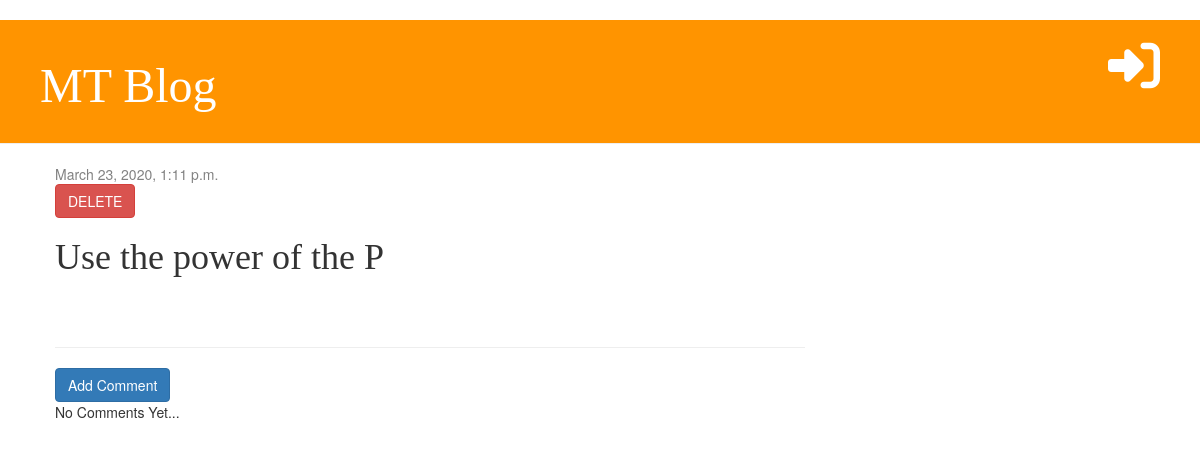
The page /post/3/ on the database as committed earlier.
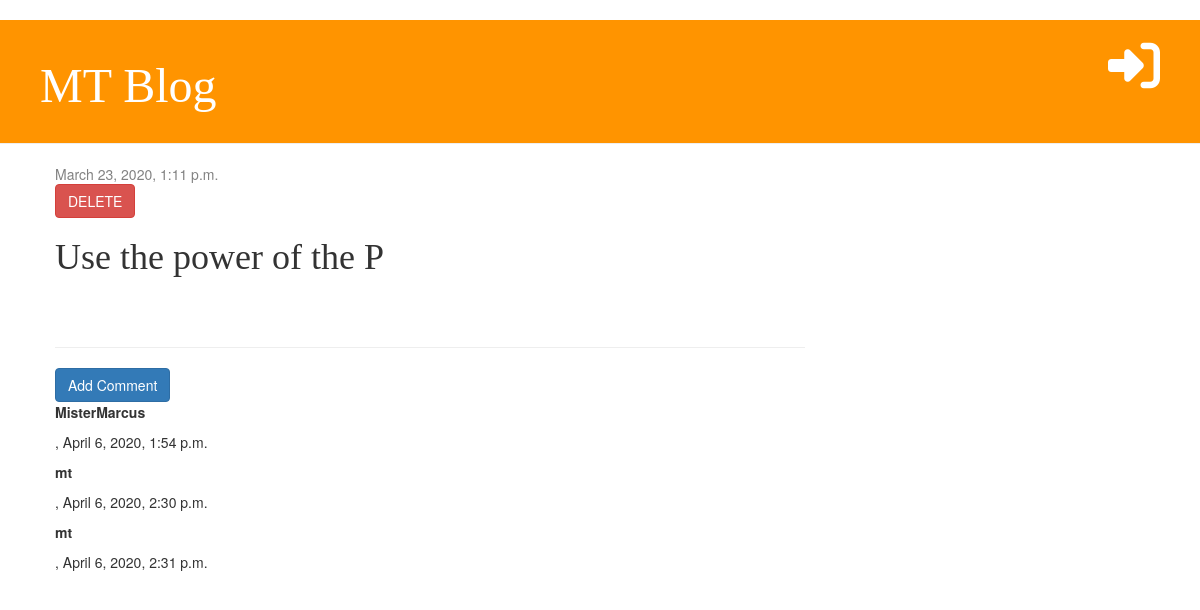
The same page on the database as committed later.
### blog/models.py (models this page shows, shortened)
class Comment(models.Model):
    post = models.ForeignKey('blog.Post', on_delete=models.CASCADE, related_name='comments')
    author = models.CharField(max_length=200)
    text = models.TextField()
    created_date = models.DateTimeField(default=timezone.now)
    approved = models.BooleanField(default=False)

### blog/views.py (the view)
# urls.py: path('post/<int:pk>/', views.post_detail, name='post_detail'),
def post_detail(request, pk):
    post = get_object_or_404(Post, pk=pk)
    stuff_for_frontend = {'post': post}
    return render(request, 'blog/post_detail.html', stuff_for_frontend)

### blog/templatetags/markdownify.py (called while the page is built)
@register.filter
def markdown(value):
    renderer = HighlightRenderer()
    markdown = mistune.Markdown(renderer=renderer)
    return markdown(value)

### blog/templates/blog/post_detail.html (shortened to what this page needs)
{% extends 'blog/base.html' %}
{% load markdownify %}
{% block content %}
<div class="post">
    {% if post.published_date %}
    <div class="date">
        {{post.published_date}}
    </div>
    {% else %}
        <a href="{% url 'post_publish' pk=post.pk %}" class="btn btn-primary">PUBLISH</a>
    {% endif %}
        <a href="{%url 'post_delete' pk=post.pk %}" class="btn btn-danger" onclick="return confirm('Are you sure you want to delete this post?')">DELETE</a>
    <h1>{{post.title}}</h1>
</div>
<hr />
<a href="{% url 'add_comment_to_post' pk=post.pk %}" class="btn btn-primary">Add Comment</a>
    {% for comment in post.comments.all %}
        {% if user.is_authenticated or comment.approved %}
        <p><strong>{{ comment.author }}</strong></p>
        <p>{{ comment.text | markdown | safe }},  {{ comment.created_date }}</p>
        {% endif %}
    {% empty %}
        <p>No Comments Yet...</p>
    {% endfor %}
{% endblock %}

Rows that differ between the two databases and show on the page:
added Comment: author "MisterMarcus", created_date "April 6, 2020, 1:54 p.m."
added Comment: author "mt", created_date "April 6, 2020, 2:30 p.m."
added Comment: author "mt", created_date "April 6, 2020, 2:31 p.m."
Other text that changed with them:
text no longer shown: "No Comments Yet..."
